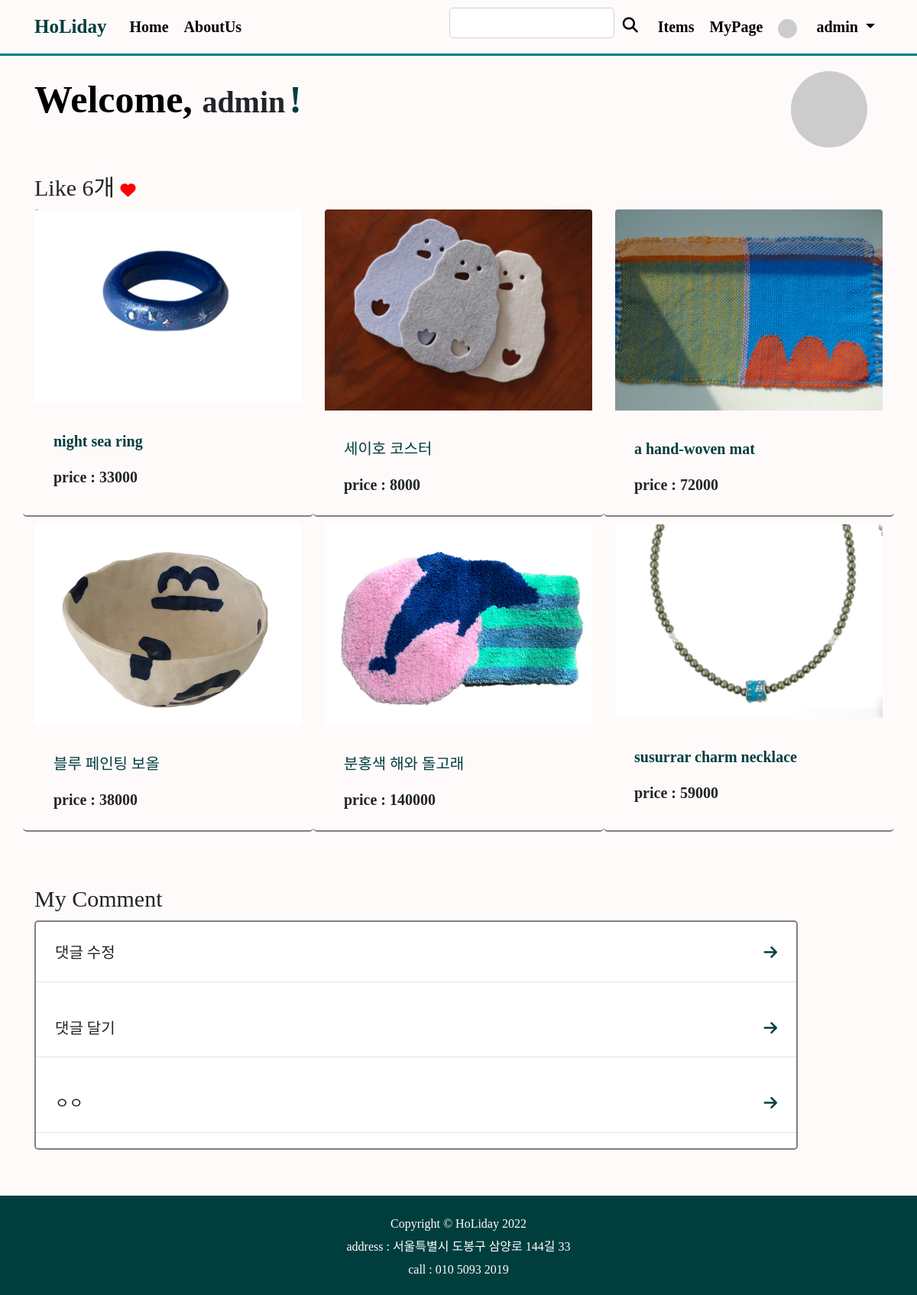
The app's page /mypage/ (signed in) with its own data.
### shoppingmall_main/models.py (models this page shows, shortened)
class ShoppingItem(models.Model):
    created_at = models.DateTimeField(auto_now_add=True)
    updated_at = models.DateTimeField(auto_now=True)
    title = models.CharField(max_length=50) # 상품 이름
    information = MarkdownxField() # 상품 설명
    price = models.IntegerField() # 가격
    like_users = models.ManyToManyField(User,related_name='like_shopping',blank=True)
    head_image = models.ImageField(upload_to='shoppingmall_main/images/%Y/%m/%d/', blank=True) # 상품 이미지
    author = models.ForeignKey(User, null=True, on_delete=models.SET_NULL)
    m_company = models.ForeignKey(Company, null=True, on_delete=models.SET_NULL) # 제조사
    category = models.ForeignKey(Category, null=True, blank=True, on_delete=models.CASCADE) # 카테고리
    product_number = models.IntegerField() # 그 외 상품번호
    tags = models.ManyToManyField(ColorTag,blank=True) # 다대다 관계
    def get_absolute_url(self):
        return f'/shoppingmall_main/{self.pk}/'

class Comment(models.Model):
    shoppingitem = models.ForeignKey(ShoppingItem, on_delete=models.CASCADE)
    author = models.ForeignKey(User, on_delete=models.CASCADE)
    content = models.TextField()
    created_at = models.DateTimeField(auto_now_add=True)
    modified_at = models.DateTimeField(auto_now = True)
    def get_absolute_url(self):
        return f'{self.shoppingitem.get_absolute_url()}#comment-{self.pk}'

### single_page/views.py (the view)
# urls.py: path('mypage/',views.mypage),
def mypage(request):
    author = request.user
    user= request.user
    comment_list = Comment.objects.filter(author=author)
    likes= ShoppingItem.like_users.through.objects.filter(user=user)
    likes_count = likes.count()
    shoppingitem = ShoppingItem.objects.filter(like_users=user)
    return render(
        request,
        'single_page/mypage.html',{
        'author':author,
        'comments' : comment_list,
        'likes':likes,
        'likes_count':likes_count,
        'shoppingitem':shoppingitem,
        }
    )

### single_page/templates/single_page/mypage.html (shortened to what this page needs)
<!DOCTYPE html>
{% load static %}
{% load socialaccount %}
<html lang="en">
<head>
    <link href="{% static 'single_page/bootstrap4/css/bootstrap.min.css' %}" rel="stylesheet" media="screen">
    <link href="{% static 'single_page/css/about.css' %}"   rel="stylesheet" media="screen" >
</head>
<body>
{% include 'shoppingmall_main/navbar.html' %}
    <div class="container mt-3">
         <span style="color:black; font-size:50px">Welcome, </span>
        <span style="font-size:40px">{{user.username}}</span>
         <span style="color: rgb(0, 62, 62); font-size:50px">! </span>
        <span class="float-right">
             {% if user.socialaccount_set.all.0.get_avatar_url %}
                <img class="rounded-circle mr-3" src="{{user.socialaccount_set.all.0.get_avatar_url}}" width="100px">
              {% else %}
                <img class="rounded-circle mr-3" src="https://dummyimage.com/50x50/ced4da/6c757d.jpg" width="100px">
              {% endif %}
        </span>
    </div>
        <div class="container mt-5 mb-5">
               <h4 >Like {{ likes_count }}개
               <i class="fa-solid fa-heart"style="color: red"></i></h4>
<div class="row row-cols-1 row-cols-md-3 g-4">
        {% if shoppingitem.exists %}
        {% for k in shoppingitem %}
          <div class="card col mb-2 " style="background-color:snow;border:none;border-bottom : 2px solid gray">
            <div class="card" style="border:none">
               <img class="card-img-top" src="{{k.head_image.url}}">
              <div class="card-body" style="background-color:snow">
                <h3 class="card-title"><a href="{{k.get_absolute_url}}" style="color: rgb(0, 62, 62)" >
                            {{k.title}}
                        </a></h3>
                <p class="card-text">price : {{k.price}}</p>
              </div>
            </div>
          </div>
            {% endfor %}
        {% else %}
            <h5 class="m-3">좋아요를 눌러주세요!</h5>
        {% endif %}
        </div>
        </div>
        <div class="container mt-5 mb-5" >
        <h4>My Comment</h4>
            {% if comments.exists %}
            <div class="card"style="overflow: scroll; height : 300px;width:90%">
            {% for c in comments %}
            <div class="card-body" >
                {{ c.content }}
                <a  style="color:teal;" href="{{c.get_absolute_url}}">
                <span class="float-right"><i class="fa-solid fa-arrow-right" style="color: rgb(0, 62, 62)"></i></span></a>
            </div>
            <hr>
            {% endfor %}
            {% else %}
            <h5 class="m-3">댓글을 작성해주세요!</h5>
            {% endif %}
            </div>
        </div>
 <div class="bottom">
        {% include 'shoppingmall_main/footer.html' %}
</div>
</body>
</html>

### shoppingmall_main/templates/shoppingmall_main/navbar.html (shortened to what this page needs)
{% load static %}
<head>
     <link href="{% static 'shoppingmall_main/css/style.css' %}"   rel="stylesheet" media="screen" >
</head>
{% load socialaccount %}
    <container >
    <nav class="navbar navbar-expand-lg"
         style="background-color: snow;
         border-bottom:solid 3px teal">
    <div class="container">
        <a class="navbar-brand " href="/" style="color: rgb(0, 62, 62)">HoLiday</a>
        <div class="collapse navbar-collapse" id="navbarNavDropdown">
            <div class="navbar-nav">
                <a class="nav-link" href="/" >Home</a>
                <a class="nav-link" href="/about_me/">AboutUs</a>
            </div>
        </div>
        <div class="collapse navbar-collapse  justify-content-end" id="navbarNavDropdown">
            <div class="navbar-nav">
                <input id="search-input" class="form-control" type="text"  aria-label="Enter search term..." aria-describedby="button-search" style="font-size:15px " />
                <button class="ml-1"style="color:black ; font-size:15px ;border:none;background-color:snow" id="button-search" type="button" onclick="searchPost()" >
                    <i class="fa-solid fa-magnifying-glass"></i>
                </button>
                <a class="nav-link ml-2" href="/shoppingmall_main/" >Items</a>
              {% if user.is_authenticated %}
                <a class="nav-link" href="/mypage/">MyPage</a>
                  <li class="nav-item dropdown">
                    <a class="nav-link dropdown-toggle" href="#" id="navbarDropdownMenuLink" role="button" data-toggle="dropdown" aria-haspopup="true" aria-expanded="false">
                      {% if user.socialaccount_set.all.0.get_avatar_url %}
                        <img class="rounded-circle mr-3" src="{{ user.socialaccount_set.all.0.get_avatar_url }}" width="25px">
                      {% else %}
                        <img class="rounded-circle mr-3" src="https://dummyimage.com/50x50/ced4da/6c757d.jpg" width="25px">
                      {% endif %}
                      {{user.username}}
                    </a>
                  </li>
                  {% else %}
                  <li class="nav-item">
                    <a href="#" class="nav-link" data-toggle="modal" data-target="#loginModal">LogIn</a>
                  </li>
                  {% endif %}
                    </div>
        </div>
      </div>
    </nav>
    </container>

### shoppingmall_main/static/shoppingmall_main/css/style.css (style rules this page uses)
body { background:snow; }
.card { border: 2px solid gray; }
* { font-family: 'Magilio'; font-size: 20px; font-weight: 550; }
nav a { color: black; }

### records on screen
ShoppingItem: head_image (picture), title "night sea ring", price "33000"
ShoppingItem: head_image (picture), title "세이호 코스터", price "8000"
ShoppingItem: head_image (picture), title "a hand-woven mat", price "72000"
ShoppingItem: head_image (picture), title "블루 페인팅 보올", price "38000"
ShoppingItem: head_image (picture), title "분홍색 해와 돌고래", price "140000"
ShoppingItem: head_image (picture), title "susurrar charm necklace", price "59000"
Comment: content "댓글 수정"
Comment: content "댓글 달기"
Comment: content "ㅇㅇ"

### other values on screen
{{ user.username }} "admin"
{{ likes_count }} "6"
